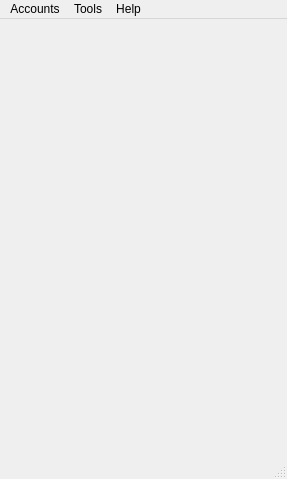
<?xml version="1.0" encoding="UTF-8"?>
<ui version="4.0">
 <class>MainWindow</class>
 <widget class="QMainWindow" name="MainWindow">
  <property name="geometry">
   <rect>
    <x>0</x>
    <y>0</y>
    <width>287</width>
    <height>479</height>
   </rect>
  </property>
  <property name="windowTitle">
   <string>Nexuz</string>
  </property>
  <widget class="QWidget" name="centralwidget"/>
  <widget class="QMenuBar" name="menubar">
   <property name="geometry">
    <rect>
     <x>0</x>
     <y>0</y>
     <width>287</width>
     <height>25</height>
    </rect>
   </property>
   <widget class="QMenu" name="menuAsdasd">
    <property name="title">
     <string>Accounts</string>
    </property>
    <addaction name="actionManageAccounts"/>
    <addaction name="separator"/>
    <addaction name="actionSearch_buddies"/>
    <addaction name="actionAdd_new_buddie"/>
    <addaction name="separator"/>
    <addaction name="actionQuit"/>
   </widget>
   <widget class="QMenu" name="menuHelp">
    <property name="title">
     <string>Help</string>
    </property>
    <addaction name="actionManual"/>
    <addaction name="separator"/>
    <addaction name="actionAbout"/>
   </widget>
   <widget class="QMenu" name="menuTools">
    <property name="title">
     <string>Tools</string>
    </property>
    <addaction name="actionSettings"/>
   </widget>
   <addaction name="menuAsdasd"/>
   <addaction name="menuTools"/>
   <addaction name="menuHelp"/>
  </widget>
  <widget class="QStatusBar" name="statusbar"/>
  <action name="actionSearch_buddies">
   <property name="text">
    <string>Search people</string>
   </property>
  </action>
  <action name="actionAdd_new_buddie">
   <property name="text">
    <string>Add new person</string>
   </property>
  </action>
  <action name="actionQuit">
   <property name="text">
    <string>Quit</string>
   </property>
  </action>
  <action name="actionManual">
   <property name="text">
    <string>Manual</string>
   </property>
  </action>
  <action name="actionAbout">
   <property name="text">
    <string>About</string>
   </property>
  </action>
  <action name="actionManageAccounts">
   <property name="text">
    <string>Setup accounts</string>
   </property>
  </action>
  <action name="actionSettings">
   <property name="text">
    <string>Settings</string>
   </property>
  </action>
 </widget>
 <resources/>
 <connections>
  <connection>
   <sender>actionQuit</sender>
   <signal>triggered()</signal>
   <receiver>MainWindow</receiver>
   <slot>close()</slot>
   <hints>
    <hint type="sourcelabel">
     <x>-1</x>
     <y>-1</y>
    </hint>
    <hint type="destinationlabel">
     <x>143</x>
     <y>239</y>
    </hint>
   </hints>
  </connection>
 </connections>
</ui>
